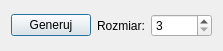
<?xml version="1.0" encoding="UTF-8"?>
<ui version="4.0">
 <class>Dialog</class>
 <widget class="QDialog" name="Dialog">
  <property name="geometry">
   <rect>
    <x>0</x>
    <y>0</y>
    <width>214</width>
    <height>51</height>
   </rect>
  </property>
  <property name="windowTitle">
   <string>Dialog</string>
  </property>
  <layout class="QVBoxLayout" name="verticalLayout">
   <item>
    <layout class="QHBoxLayout" name="horizontalLayout">
     <item>
      <widget class="QPushButton" name="pushButton">
       <property name="text">
        <string>Generuj</string>
       </property>
      </widget>
     </item>
     <item>
      <spacer name="horizontalSpacer">
       <property name="orientation">
        <enum>Qt::Horizontal</enum>
       </property>
       <property name="sizeHint" stdset="0">
        <size>
         <width>40</width>
         <height>20</height>
        </size>
       </property>
      </spacer>
     </item>
     <item>
      <widget class="QLabel" name="label">
       <property name="text">
        <string>Rozmiar:</string>
       </property>
      </widget>
     </item>
     <item>
      <widget class="QSpinBox" name="spinBox">
       <property name="minimum">
        <number>3</number>
       </property>
       <property name="maximum">
        <number>10000</number>
       </property>
      </widget>
     </item>
    </layout>
   </item>
  </layout>
 </widget>
 <layoutdefault spacing="6" margin="11"/>
 <resources/>
 <connections/>
</ui>
